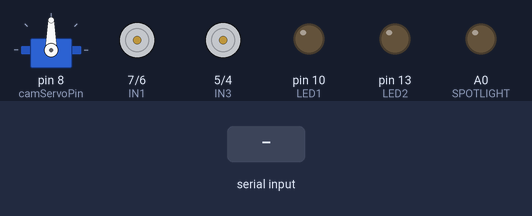
The sketch below on a simulated Arduino Uno, built with avr-gcc and run on an emulated ATmega328P. Shown: servo, motor-driver pin pairs drawn as motors (green arrow = first pin HIGH = forward, orange = second pin HIGH = backward, longer = more drive, scaled by the enable pin), output pins drawn as LEDs (lit = HIGH). The test bench sets the inputs (shaded band).

Above: at 1.2 s.
1.3 s: "wr" received over Serial
At 1.7 s:
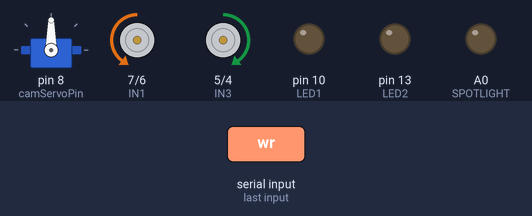
3.8 s: byte 97 ('a') received over Serial
At 4.2 s:
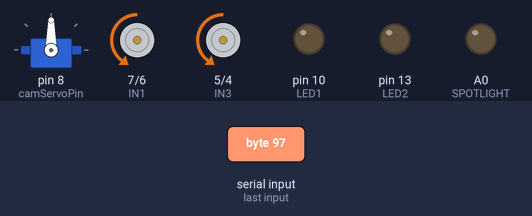
5.8 s: byte 115 ('s') received over Serial
At 6.05 s:
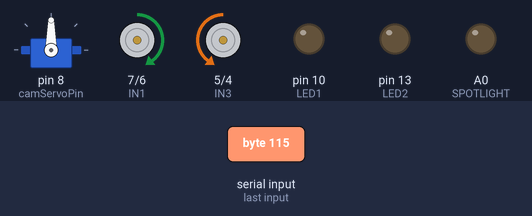
7.8 s: byte 100 ('d') received over Serial
At 8.2 s:
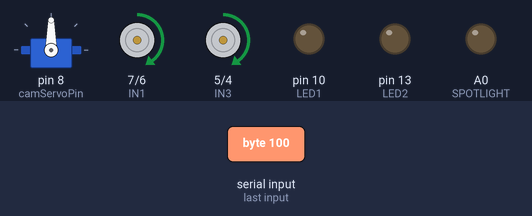
9.8 s: byte 116 ('t') received over Serial
At 10.5 s:
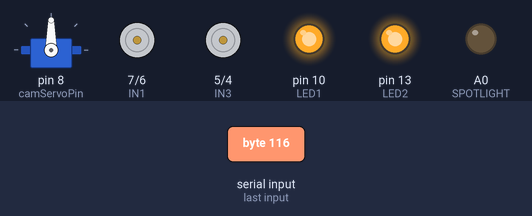
11.3 s: byte 119 ('w') received over Serial
At 11.7 s:
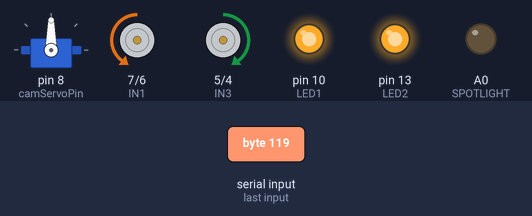
Timing chart, 0 to 14.3 s (numbered marks = the images above; inputs shaded):
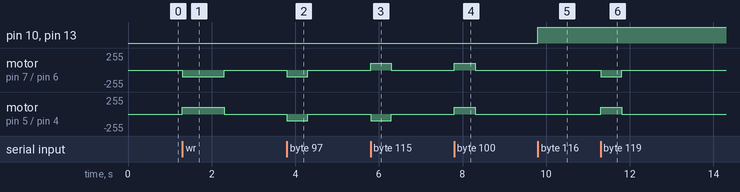

Measured:
- after the input at 1.3 s, motor on pin 7 (IN1) / pin 6 (IN2): stopped → backward 100/255 at once, → stopped 1.0 s later; motor on pin 5 (IN3) / pin 4 (IN4): stopped → forward 100/255 at once, → stopped 1.0 s later
- after the input at 3.8 s, motor on pin 7 (IN1) / pin 6 (IN2), motor on pin 5 (IN3) / pin 4 (IN4): stopped → backward 100/255 at once, → stopped 0.50 s later
- after the input at 5.8 s, motor on pin 7 (IN1) / pin 6 (IN2): stopped → forward 100/255 at once, → stopped 0.50 s later; motor on pin 5 (IN3) / pin 4 (IN4): stopped → backward 100/255 at once, → stopped 0.50 s later
- after the input at 7.8 s, motor on pin 7 (IN1) / pin 6 (IN2), motor on pin 5 (IN3) / pin 4 (IN4): stopped → forward 100/255 at once, → stopped 0.50 s later
- after the input at 9.8 s, pin 10 (LED1), pin 13 (LED2): LOW → HIGH at once
- after the input at 11.3 s, motor on pin 7 (IN1) / pin 6 (IN2): stopped → backward 100/255 at once, → stopped 0.50 s later; motor on pin 5 (IN3) / pin 4 (IN4): stopped → forward 100/255 at once, → stopped 0.50 s later

The sketch:

cmd_reciever.ino
```cpp
#include <Servo.h>

int pos = 10;
int camServoPin = 8;
int druheservo = 9;


int IN3 = 5;
int IN4 = 4;
int IN1 = 7;
int IN2 = 6;
int ENA = 3;
int ENB = 11;
int LED1 = 10;
int LED2 = 13;
int SPOTLIGHT = A0;

byte data;
int camPos = 90;
int speed = 100;
Servo camServo;

int period = 500;
unsigned long timeActive = 0;

void setup() {
Serial.begin(9600);
pinMode(IN1,OUTPUT);
pinMode(IN2,OUTPUT);
pinMode(IN3,OUTPUT);
pinMode(IN4,OUTPUT);
pinMode(ENA,OUTPUT);
pinMode(ENB,OUTPUT);
pinMode(LED1, OUTPUT);
pinMode(LED2, OUTPUT);
pinMode(SPOTLIGHT, OUTPUT);

camServo.attach(camServoPin);
camServo.write(90);
}

void loop() {
  if(Serial.available()){
    data = Serial.read();
    move(data);

    //Serial.flush();
  }

  if(millis() - timeActive > period){
    analogWrite(ENA, 0);
    analogWrite(ENB, 0);
    digitalWrite(IN1,LOW);
    digitalWrite(IN2,LOW);
    digitalWrite(IN3,LOW);
    digitalWrite(IN4,LOW);
  }
}

void move(byte data){
  // pohyb dopředu
  if(data == 'w'){
  digitalWrite(IN1,LOW);
  digitalWrite(IN2,HIGH);
  digitalWrite(IN4,LOW);
  digitalWrite(IN3,HIGH);
  analogWrite(ENA, speed);
  analogWrite(ENB, speed);
  timeActive = millis();
  }
  // pohyb doleva
  else if(data == 'a'){
  digitalWrite(IN1,LOW);
  digitalWrite(IN2,HIGH);
  digitalWrite(IN3,LOW);
  digitalWrite(IN4,HIGH);
  analogWrite(ENA, speed);
  analogWrite(ENB, speed);
  timeActive = millis();
  }
  // pohyb dozadu
  else if(data == 's'){
  digitalWrite(IN2,LOW);
  digitalWrite(IN1,HIGH);
  digitalWrite(IN3,LOW);
  digitalWrite(IN4,HIGH);
  analogWrite(ENA, speed);
  analogWrite(ENB, speed);
  timeActive = millis();
  }
  // pohyb doprava
  else if(data == 'd'){
  digitalWrite(IN2,LOW);
  digitalWrite(IN1,HIGH);
  digitalWrite(IN4,LOW);
  digitalWrite(IN3,HIGH);
  analogWrite(ENA, speed);
  analogWrite(ENB, speed);
  timeActive = millis();
  }
  // kamera nahoru
  else if(data == 'n' and camPos < 135){
    camPos += 5;
    camServo.write(camPos);
    delay(20);
  }
  // kamera dolu
  else if(data == 'm' and camPos > 45){
    camPos -= 5;
    camServo.write(camPos);
    delay(20);
  }
  // změna rychlosti
  else if(data == 'r'){
    int val = Serial.readStringUntil('r').toInt();
    speed = map(val, 0, 100, 100, 250);
  }
  // zapnout podsvícení
  else if(data == 't'){
    digitalWrite(LED1,HIGH);
    digitalWrite(LED2, HIGH);
  }
  // vypnout podsvícení
  else if(data == 'f'){
    digitalWrite(LED1,LOW);
    digitalWrite(LED2,LOW);
  }
  // zapnout hledáček
  else if (data == 'g'){
    digitalWrite(SPOTLIGHT, HIGH);
  }
  // vypnout hledáček
  else if (data == 'h'){
    digitalWrite(SPOTLIGHT, LOW);
  }


}
```
